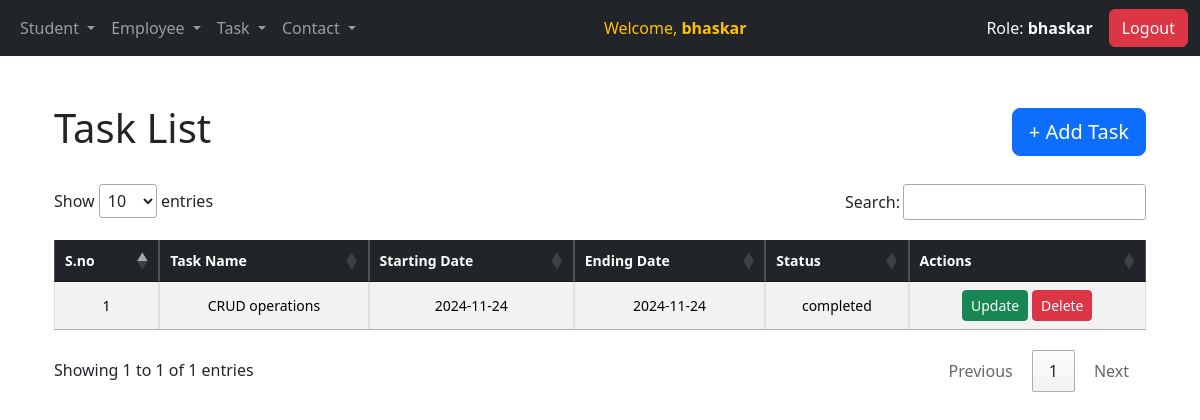
Screenshot of /task-list/ (signed in) with the database file from the repository.
### operations/models.py (models this page shows, shortened)
class Task(models.Model):
    Taskname = models.CharField(max_length=100)
    Startingdate = models.CharField(max_length=15)
    Endingdate = models.CharField(max_length=100)
    Status = models.CharField(max_length=15,null=True,blank=True)
    serial_number = models.PositiveIntegerField(default=0)

### operations/views.py (the view)
# urls.py: path('task-list/',login_required(views.task_list),name='task_list'),
def task_list(request):
    tasks = Task.objects.all()  # Query to get all task records
    return render(request, 'tasks/tasks-list.html', {'tasks': tasks})

### operations/templates/tasks/tasks-list.html (shortened to what this page needs)
{% extends 'base.html' %}
{% block content %}
    <div class="container mt-5">
        <div class="d-flex justify-content-between align-items-center mb-4">
            <h1 class="text-center">Task List</h1>
            <a href="{% url 'task' %}" class="btn btn-primary btn-lg">+ Add Task</a>
        </div>
        <div class="table-responsive">
            <table id="taskTable" class="table table-striped table-sm table-bordered align-middle mb-3">
                <thead class="table-dark">
                    <tr class="text-center small">
                        <th>S.no</th>
                        <th>Task Name</th>
                        <th>Starting Date</th>
                        <th>Ending Date</th>
                        <th>Status</th>
                        <th>Actions</th>
                    </tr>
                </thead>
                <tbody>
                    {% for task in tasks %}
                        <tr class="text-center small">
                            <td>{{ forloop.counter }}</td>
                            <td>{{ task.Taskname }}</td>
                            <td>{{ task.Startingdate }}</td>
                            <td>{{ task.Endingdate }}</td>
                            <td>{{ task.Status }}</td>
                            <td>
                                <a href="{% url 'update_task' task.id %}" class="btn btn-success btn-sm">Update</a>
                                <a href="{% url 'delete_task' task.id %}" class="btn btn-danger btn-sm" onclick="return confirm('Are you sure you want to delete this task?');">Delete</a>
                            </td>
                        </tr>
                    {% empty %}
                        <tr>
                            <td colspan="6" class="text-center text-muted">No tasks available.</td>
                        </tr>
                    {% endfor %}
                </tbody>
            </table>
        </div>
    </div>
    <link rel="stylesheet" href="https://cdn.datatables.net/1.13.5/css/jquery.dataTables.min.css">
{% endblock %}

### operations/templates/base.html (shortened to what this page needs)
<!DOCTYPE html>
<html lang="en">
<head>
  <link href="https://cdn.jsdelivr.net/npm/bootstrap@5.3.3/dist/css/bootstrap.min.css" rel="stylesheet">
</head>
<body>
  <nav class="navbar navbar-expand-sm bg-dark navbar-dark">
    <div class="container-fluid">
      <ul class="navbar-nav">
        <li class="nav-item dropdown">
          {% if request.session.user_role != "employee" %}
          <a class="nav-link dropdown-toggle" href="#" role="button" data-bs-toggle="dropdown" aria-expanded="false">
            Student
          </a>
          {% endif %}
        </li>
        {% if request.session.user_role != "student" %}
        <li class="nav-item dropdown">
          <a class="nav-link dropdown-toggle" href="#" role="button" data-bs-toggle="dropdown" aria-expanded="false">
            Employee
          </a>
        </li>
        {% endif %}
        <li class="nav-item dropdown">
          <a class="nav-link dropdown-toggle" href="#" role="button" data-bs-toggle="dropdown" aria-expanded="false">
            Task
          </a>
        </li>
        <li class="nav-item dropdown">
          <a class="nav-link dropdown-toggle" href="#" role="button" data-bs-toggle="dropdown" aria-expanded="false">
            Contact
          </a>
        </li>
      </ul>
      <div class="mx-auto text-warning">
        Welcome, <strong>{{ request.session.user_name }}</strong>
      </div>
      <div class="d-flex align-items-center">
        <span class="navbar-text text-light me-3">
          Role: <strong>{{ request.session.user_role }}</strong>
        </span>
        <form method="post" action="{% url 'logout' %}">
          <button class="btn btn-danger" type="submit">Logout</button>
        </form>
      </div>
    </div>
  </nav>
<div class="container mt-4">
  {% block content %}{% endblock %}
</div>
</body>
</html>

### rows the page displays
Task: Taskname "CRUD operations", Startingdate "2024-11-24", Endingdate "2024-11-24", Status "completed"

### other values shown
{{ request.session.user_name }} "bhaskar"
{{ request.session.user_role }} "bhaskar"
